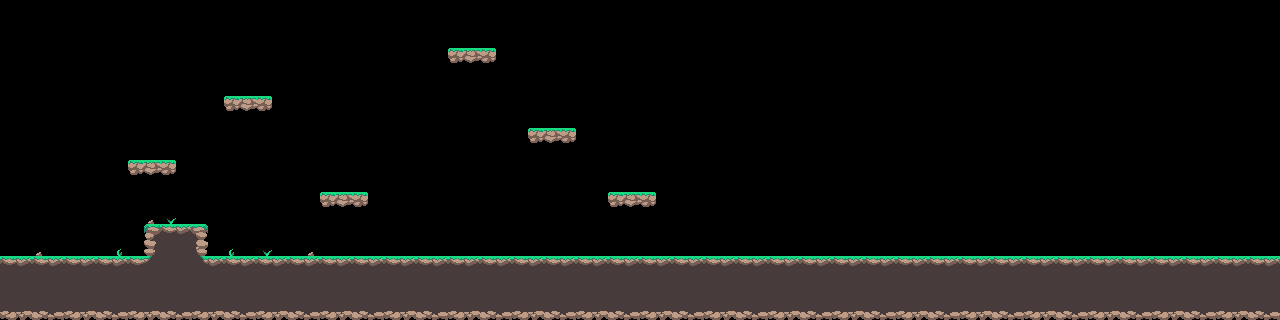

Rendered tile map (Tiled .tmx) drawn with the repository's tilesets; below, a short description and the full map source, tile grids included:
An orthogonal 80x20 tile map with 16x16 px tiles, 1 tile layer (Suelo).

<map version="1.10" tiledversion="1.10.1" orientation="orthogonal" renderorder="right-down" width="80" height="20" tilewidth="16" tileheight="16" infinite="0" nextlayerid="2" nextobjectid="1">
 <editorsettings>
  <export target="../../../PhaserTS_Template/public/assets/nivel.tmj" format="json" />
 </editorsettings>
 <tileset firstgid="1" name="nivel" tilewidth="16" tileheight="16" tilecount="72" columns="12">
  <image source="tileset_forest.png" width="192" height="96" />
  <tile id="14">
   <properties>
    <property name="collides" type="bool" value="false" />
   </properties>
  </tile>
  <tile id="15">
   <properties>
    <property name="collides" type="bool" value="false" />
   </properties>
  </tile>
  <tile id="16">
   <properties>
    <property name="collides" type="bool" value="false" />
   </properties>
  </tile>
  <tile id="17">
   <properties>
    <property name="collides" type="bool" value="false" />
   </properties>
  </tile>
  <tile id="20">
   <properties>
    <property name="collides" type="bool" value="false" />
   </properties>
  </tile>
  <tile id="25">
   <properties>
    <property name="collides" type="bool" value="false" />
   </properties>
  </tile>
  <tile id="26">
   <properties>
    <property name="collides" type="bool" value="false" />
   </properties>
  </tile>
  <tile id="27">
   <properties>
    <property name="collides" type="bool" value="false" />
   </properties>
  </tile>
  <tile id="28">
   <properties>
    <property name="collides" type="bool" value="false" />
   </properties>
  </tile>
  <tile id="29">
   <properties>
    <property name="collides" type="bool" value="false" />
   </properties>
  </tile>
  <tile id="30">
   <properties>
    <property name="collides" type="bool" value="false" />
   </properties>
  </tile>
  <tile id="37">
   <properties>
    <property name="collides" type="bool" value="false" />
   </properties>
  </tile>
  <tile id="38">
   <properties>
    <property name="collides" type="bool" value="false" />
   </properties>
  </tile>
  <tile id="39">
   <properties>
    <property name="collides" type="bool" value="false" />
   </properties>
  </tile>
  <tile id="40">
   <properties>
    <property name="collides" type="bool" value="false" />
   </properties>
  </tile>
  <tile id="41">
   <properties>
    <property name="collides" type="bool" value="false" />
   </properties>
  </tile>
  <tile id="42">
   <properties>
    <property name="collides" type="bool" value="false" />
   </properties>
  </tile>
  <tile id="44">
   <properties>
    <property name="collides" type="bool" value="false" />
   </properties>
  </tile>
  <tile id="45">
   <properties>
    <property name="collides" type="bool" value="false" />
   </properties>
  </tile>
  <tile id="46">
   <properties>
    <property name="collides" type="bool" value="false" />
   </properties>
  </tile>
  <tile id="49">
   <properties>
    <property name="collides" type="bool" value="false" />
   </properties>
  </tile>
  <tile id="50">
   <properties>
    <property name="collides" type="bool" value="false" />
   </properties>
  </tile>
  <tile id="51">
   <properties>
    <property name="collides" type="bool" value="false" />
   </properties>
  </tile>
  <tile id="52">
   <properties>
    <property name="collides" type="bool" value="false" />
   </properties>
  </tile>
  <tile id="53">
   <properties>
    <property name="collides" type="bool" value="false" />
   </properties>
  </tile>
  <tile id="54">
   <properties>
    <property name="collides" type="bool" value="false" />
   </properties>
  </tile>
 </tileset>
 <layer id="1" name="Suelo" width="80" height="20">
  <data encoding="csv">
0,0,0,0,0,0,0,0,0,0,0,0,0,0,0,0,0,0,0,0,0,0,0,0,0,0,0,0,0,0,0,0,0,0,0,0,0,0,0,0,0,0,0,0,0,0,0,0,0,0,0,0,0,0,0,0,0,0,0,0,0,0,0,0,0,0,0,0,0,0,0,0,0,0,0,0,0,0,0,0,
0,0,0,0,0,0,0,0,0,0,0,0,0,0,0,0,0,0,0,0,0,0,0,0,0,0,0,0,0,0,0,0,0,0,0,0,0,0,0,0,0,0,0,0,0,0,0,0,0,0,0,0,0,0,0,0,0,0,0,0,0,0,0,0,0,0,0,0,0,0,0,0,0,0,0,0,0,0,0,0,
0,0,0,0,0,0,0,0,0,0,0,0,0,0,0,0,0,0,0,0,0,0,0,0,0,0,0,0,0,0,0,0,0,0,0,0,0,0,0,0,0,0,0,0,0,0,0,0,0,0,0,0,0,0,0,0,0,0,0,0,0,0,0,0,0,0,0,0,0,0,0,0,0,0,0,0,0,0,0,0,
0,0,0,0,0,0,0,0,0,0,0,0,0,0,0,0,0,0,0,0,0,0,0,0,0,0,0,0,45,46,47,0,0,0,0,0,0,0,0,0,0,0,0,0,0,0,0,0,0,0,0,0,0,0,0,0,0,0,0,0,0,0,0,0,0,0,0,0,0,0,0,0,0,0,0,0,0,0,0,0,
0,0,0,0,0,0,0,0,0,0,0,0,0,0,0,0,0,0,0,0,0,0,0,0,0,0,0,0,0,0,0,0,0,0,0,0,0,0,0,0,0,0,0,0,0,0,0,0,0,0,0,0,0,0,0,0,0,0,0,0,0,0,0,0,0,0,0,0,0,0,0,0,0,0,0,0,0,0,0,0,
0,0,0,0,0,0,0,0,0,0,0,0,0,0,0,0,0,0,0,0,0,0,0,0,0,0,0,0,0,0,0,0,0,0,0,0,0,0,0,0,0,0,0,0,0,0,0,0,0,0,0,0,0,0,0,0,0,0,0,0,0,0,0,0,0,0,0,0,0,0,0,0,0,0,0,0,0,0,0,0,
0,0,0,0,0,0,0,0,0,0,0,0,0,0,45,46,47,0,0,0,0,0,0,0,0,0,0,0,0,0,0,0,0,0,0,0,0,0,0,0,0,0,0,0,0,0,0,0,0,0,0,0,0,0,0,0,0,0,0,0,0,0,0,0,0,0,0,0,0,0,0,0,0,0,0,0,0,0,0,0,
0,0,0,0,0,0,0,0,0,0,0,0,0,0,0,0,0,0,0,0,0,0,0,0,0,0,0,0,0,0,0,0,0,0,0,0,0,0,0,0,0,0,0,0,0,0,0,0,0,0,0,0,0,0,0,0,0,0,0,0,0,0,0,0,0,0,0,0,0,0,0,0,0,0,0,0,0,0,0,0,
0,0,0,0,0,0,0,0,0,0,0,0,0,0,0,0,0,0,0,0,0,0,0,0,0,0,0,0,0,0,0,0,0,45,46,47,0,0,0,0,0,0,0,0,0,0,0,0,0,0,0,0,0,0,0,0,0,0,0,0,0,0,0,0,0,0,0,0,0,0,0,0,0,0,0,0,0,0,0,0,
0,0,0,0,0,0,0,0,0,0,0,0,0,0,0,0,0,0,0,0,0,0,0,0,0,0,0,0,0,0,0,0,0,0,0,0,0,0,0,0,0,0,0,0,0,0,0,0,0,0,0,0,0,0,0,0,0,0,0,0,0,0,0,0,0,0,0,0,0,0,0,0,0,0,0,0,0,0,0,0,
0,0,0,0,0,0,0,0,45,46,47,0,0,0,0,0,0,0,0,0,0,0,0,0,0,0,0,0,0,0,0,0,0,0,0,0,0,0,0,0,0,0,0,0,0,0,0,0,0,0,0,0,0,0,0,0,0,0,0,0,0,0,0,0,0,0,0,0,0,0,0,0,0,0,0,0,0,0,0,0,
0,0,0,0,0,0,0,0,0,0,0,0,0,0,0,0,0,0,0,0,0,0,0,0,0,0,0,0,0,0,0,0,0,0,0,0,0,0,0,0,0,0,0,0,0,0,0,0,0,0,0,0,0,0,0,0,0,0,0,0,0,0,0,0,0,0,0,0,0,0,0,0,0,0,0,0,0,0,0,0,
0,0,0,0,0,0,0,0,0,0,0,0,0,0,0,0,0,0,0,0,45,46,47,0,0,0,0,0,0,0,0,0,0,0,0,0,0,0,45,46,47,0,0,0,0,0,0,0,0,0,0,0,0,0,0,0,0,0,0,0,0,0,0,0,0,0,0,0,0,0,0,0,0,0,0,0,0,0,0,0,
0,0,0,0,0,0,0,0,0,4,3,0,0,0,0,0,0,0,0,0,0,0,0,0,0,0,0,0,0,0,0,0,0,0,0,0,0,0,0,0,0,0,0,0,0,0,0,0,0,0,0,0,0,0,0,0,0,0,0,0,0,0,0,0,0,0,0,0,0,0,0,0,0,0,0,0,0,0,0,0,
0,0,0,0,0,0,0,0,0,15,16,17,18,0,0,0,0,0,0,0,0,0,0,0,0,0,0,0,0,0,0,0,0,0,0,0,0,0,0,0,0,0,0,0,0,0,0,0,0,0,0,0,0,0,0,0,0,0,0,0,0,0,0,0,0,0,0,0,0,0,0,0,0,0,0,0,0,0,0,0,
0,0,4,0,0,0,0,6,0,38,41,41,43,0,6,0,3,0,0,4,0,0,0,0,0,0,0,0,0,0,0,0,0,0,0,0,0,0,0,0,0,0,0,0,0,0,0,0,0,0,0,0,0,0,0,0,0,0,0,0,0,0,0,0,0,0,0,0,0,0,0,0,0,0,0,0,0,0,0,0,
16,17,16,17,16,17,16,17,16,27,41,41,30,17,16,17,16,17,16,17,16,17,16,17,16,17,16,17,16,17,16,17,16,17,16,17,16,17,16,17,16,17,16,17,16,17,16,17,16,17,16,17,16,17,16,17,16,17,16,17,16,17,16,17,16,17,16,17,16,17,16,17,16,17,16,17,16,17,16,17,
41,41,41,41,41,41,41,41,41,41,41,41,41,41,41,41,41,41,41,41,41,41,41,41,41,41,41,41,41,41,41,41,41,41,41,41,41,41,41,41,41,41,41,41,41,41,41,41,41,41,41,41,41,41,41,41,41,41,41,41,41,41,41,41,41,41,41,41,41,41,41,41,41,41,41,41,41,41,41,41,
41,41,41,41,41,41,41,41,41,41,41,41,41,41,41,41,41,41,41,41,41,41,41,41,41,41,41,41,41,41,41,41,41,41,41,41,41,41,41,41,41,41,41,41,41,41,41,41,41,41,41,41,41,41,41,41,41,41,41,41,41,41,41,41,41,41,41,41,41,41,41,41,41,41,41,41,41,41,41,41,
51,52,53,54,51,52,53,54,51,52,53,54,51,52,53,54,51,52,53,54,51,52,53,54,51,52,53,54,51,52,53,54,51,52,53,54,51,52,53,54,51,52,53,54,51,52,53,54,51,52,53,54,51,52,53,54,51,52,53,54,51,52,53,54,51,52,53,54,51,52,53,54,51,52,53,54,51,52,53,54
</data>
 </layer>
</map>
